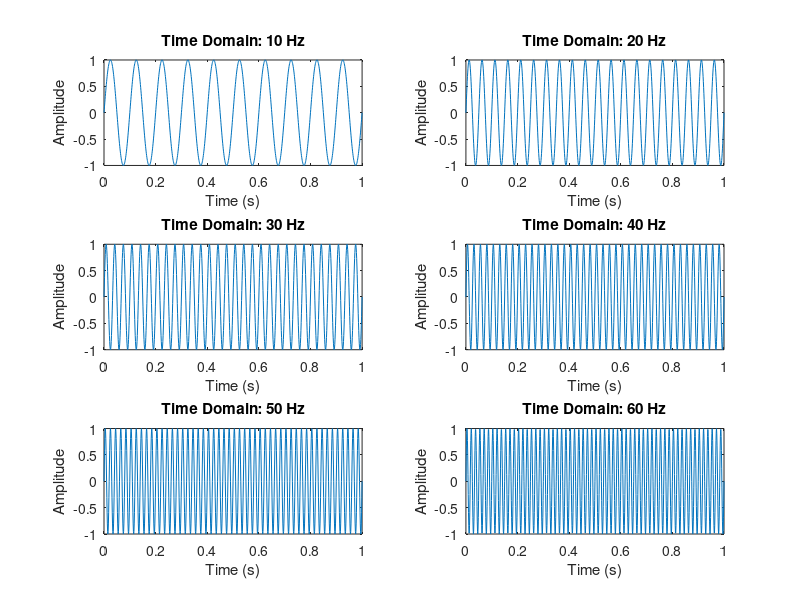
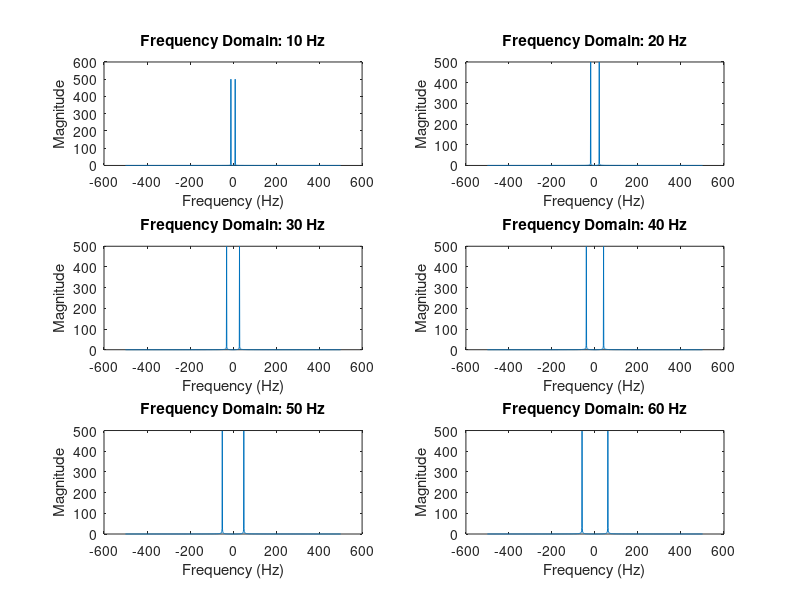
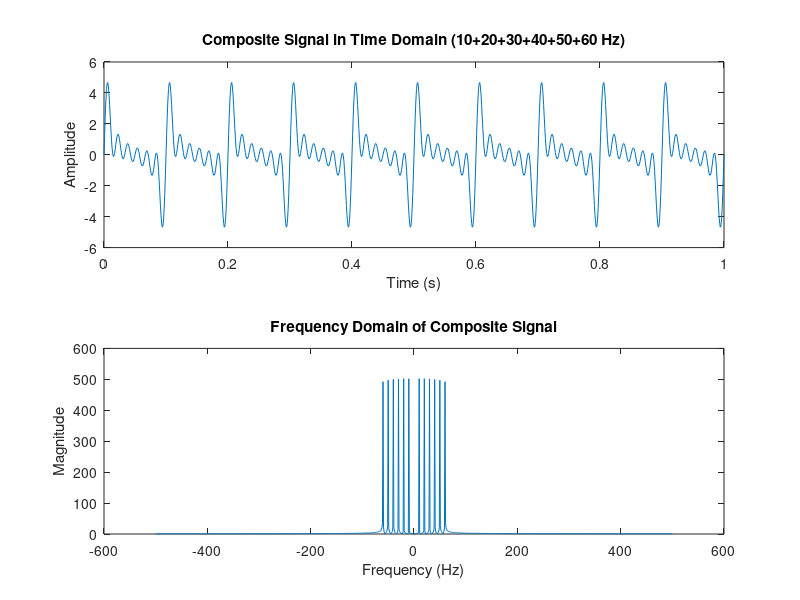
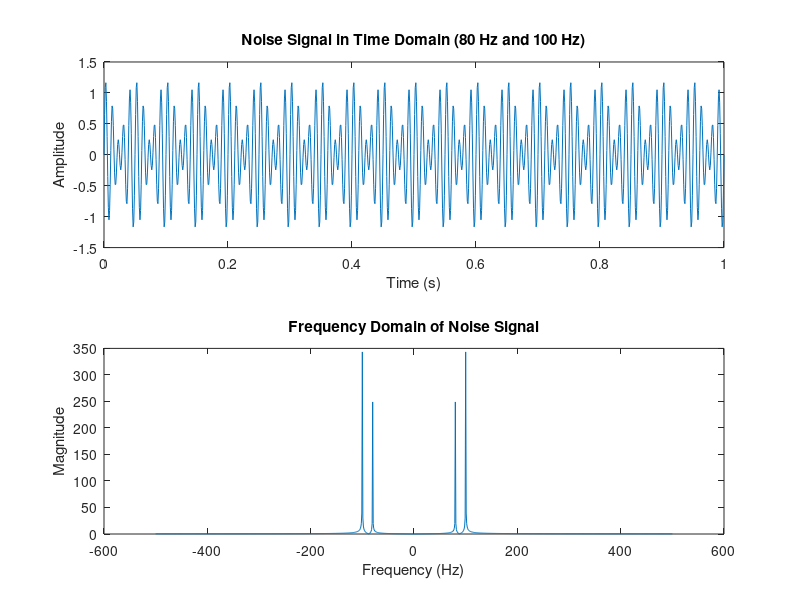

Write MATLAB code to recreate these figures, in order.
frequencies = [10, 20, 30, 40, 50, 60]; 
t = 0:0.001:1;

figure;
for i = 1:length(frequencies)
    y = sin(2*pi*frequencies(i)*t);
    subplot(3, 2, i);
    plot(t, y);
    title(['Time Domain: ' num2str(frequencies(i)) ' Hz']);
    xlabel('Time (s)');
    ylabel('Amplitude');
end

figure;
for i = 1:length(frequencies)
    y = sin(2*pi*frequencies(i)*t);
    Y = fft(y); 
    Y_shifted = fftshift(abs(Y)); 
    freq = linspace(-500, 500, length(Y_shifted));
    subplot(3, 2, i);
    plot(freq, Y_shifted);
    title(['Frequency Domain: ' num2str(frequencies(i)) ' Hz']);
    xlabel('Frequency (Hz)');
    ylabel('Magnitude');
end

composite_signal = sum(sin(2*pi*frequencies' * t), 1);

figure;
subplot(2,1,1);
plot(t, composite_signal);
title('Composite Signal in Time Domain (10+20+30+40+50+60 Hz)');
xlabel('Time (s)');
ylabel('Amplitude');

composite_fft = fft(composite_signal);
composite_fft_shifted = fftshift(abs(composite_fft));
subplot(2,1,2);
plot(freq, composite_fft_shifted);
title('Frequency Domain of Composite Signal');
xlabel('Frequency (Hz)');
ylabel('Magnitude');

noise_frequencies = [80, 100];
noise_amplitudes = [0.5, 0.7];
noise_signal = sum(noise_amplitudes' .* sin(2*pi*noise_frequencies' * t), 1);

figure;
subplot(2,1,1);
plot(t, noise_signal);
title('Noise Signal in Time Domain (80 Hz and 100 Hz)');
xlabel('Time (s)');
ylabel('Amplitude');

noise_fft = fft(noise_signal);
noise_fft_shifted = fftshift(abs(noise_fft));
subplot(2,1,2);
plot(freq, noise_fft_shifted);
title('Frequency Domain of Noise Signal');
xlabel('Frequency (Hz)');
ylabel('Magnitude');

signal_with_noise = composite_signal + noise_signal;

figure;
subplot(2,1,1);
plot(t, signal_with_noise);
title('Composite Signal with Noise in Time Domain');
xlabel('Time (s)');
ylabel('Amplitude');

signal_with_noise_fft = fft(signal_with_noise);
signal_with_noise_fft_shifted = fftshift(abs(signal_with_noise_fft));
subplot(2,1,2);
plot(freq, signal_with_noise_fft_shifted);
title('Frequency Domain of Composite Signal with Noise');
xlabel('Frequency (Hz)');
ylabel('Magnitude');
